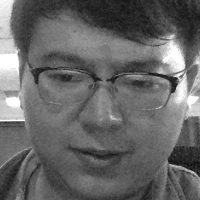
#> input picture faces/zhangjinfan/0.pgm, 200 x 200 px, found by its file name
$ jupyter execute detect_face.ipynb   (Python 2 division)
#> lines starting #> are read from the running program, lines starting #| are printed output that depends on the picture; after the words box and inside, x2 and y2 are one past the last pixel; in counts of white or black regions, pixels touching at a corner belong together
[cell 1]
#coding: utf-8
import cv2
import numpy as np

[cell 2]
face_classifier_conf = r'/Users/yangzhou/Code/projects/open_cv_projects/opencv/data/haarcascades/haarcascade_frontalface_default.xml'
datapath = r'/Users/yangzhou/Code/projects/opencv_demo/faces'
model_path = datapath + '/' + 'model.xml'

[cell 3]
# [21 lines of commented-out code are left out]

[cell 4]
# generate(r'zhoukai')

[cell 5]
import os
dirList = os.listdir(datapath)

label = 0

train_set = []
label_set = []
name_set = []

if (os.path.exists(model_path)):
    os.remove(model_path)

[cell 6]
for name in dirList:
    path = datapath + '/' + str(name) + '/'
    fileList = os.listdir(path)
    for fileName in fileList:
        train_set.append(cv2.imread(path + fileName))
        label_set.append(label)
        name_set.append(name)
    label += 1
#> label = 1

[cell 7]
model = cv2.face.EigenFaceRecognizer_create()
model.train(np.array(train_set), np.array(label_set))
model.save(datapath  + '/' + 'model.xml')

[cell 8]
# detect faces
labels = []
face_cascade = cv2.CascadeClassifier(face_classifier_conf)
camera = cv2.VideoCapture(0)
while (True):
    ret, frame = camera.read()
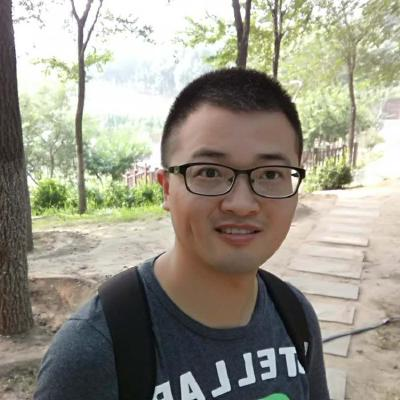
#> input picture zhouyang.jpeg, 400 x 400 px, given in place of the camera
#> frame is the input picture: shape (400, 400, 3); mean B, G, R 136.4, 149.9, 153.2
    gray = cv2.cvtColor(frame, cv2.COLOR_BGR2GRAY)
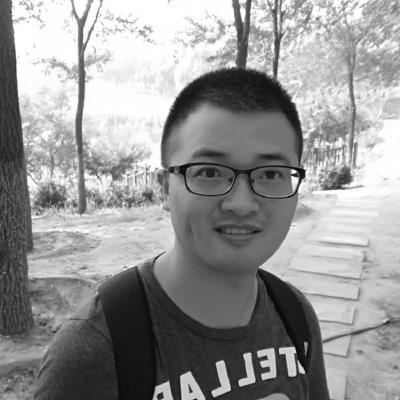
#> gray: shape (400, 400); min 1, max 255, mean 149.4
    faces = face_cascade.detectMultiScale(gray, 1.3, 5)
    for (x,y,w,h) in faces:
        img = cv2.rectangle(frame,(x,y),(x+w,y+h),(255,0,0),2)
        f = cv2.resize(gray[y:y+h, x:x+w], (200, 200))
        label_number = model.predict(f)
        print label_number
        cv2.putText(frame, name_set[int(label_number[1])], (w, h), cv2.FONT_HERSHEY_SIMPLEX, 1.0, (255, 255, 255), lineType=cv2.LINE_AA)
#> this loop made 1 pass
#> pass 1, `f = cv2.resize(gray[y:y+h, x:x+w], (200, 200))`:
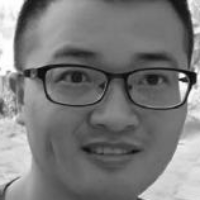
#> f: shape (200, 200); min 8, max 255, mean 123.2
#> after the loop:
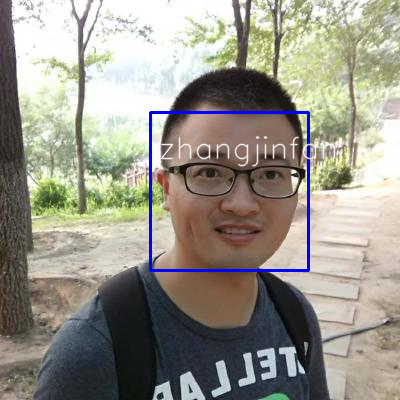
#> frame: shape (400, 400, 3); 1.95% of pixels changed, all inside (x1, y1, x2, y2) = (149, 111, 336, 272)

    cv2.imshow('camera', frame)
    if cv2.waitKey(1000 / 12) & 0xff == ord("q"):
#> (key q is pressed here)
        break

camera.release()
cv2.destroyAllWindows()
